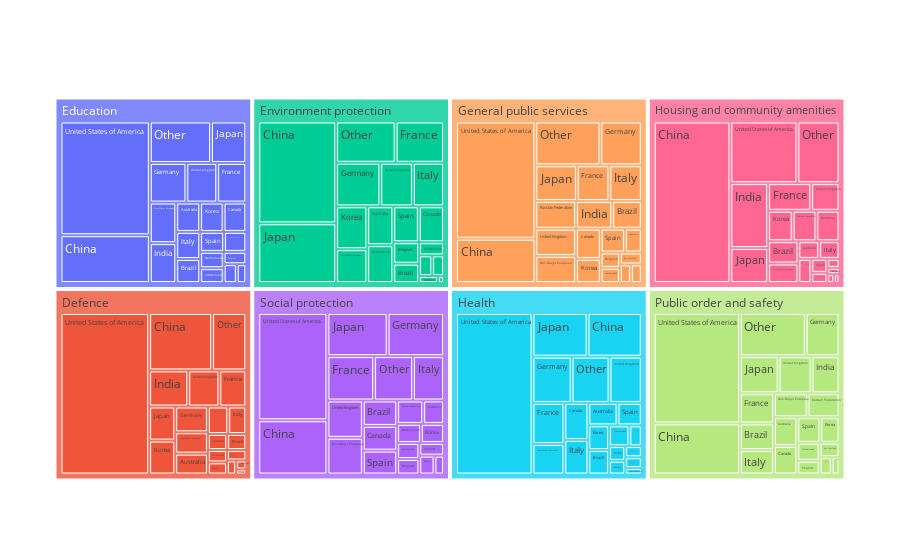

The notebook cell this image was saved under:
### Code cell
fig = px.treemap(sector_rows_df, path=['Sector','Country'], values=0)
# make margins larger and save to svg
fig.update_layout(margin=dict(l=50, r=50, t=75, b=75))

fig.show()

### Figure 1 — Plotly figure (JSON) as saved in the notebook; plotly's stock layout.template omitted (floating-point values rounded to 4 significant figures; data arrays with more than 128 entries replaced by an {"elided": "..."} marker saying what was removed)
{"data": [{"branchvalues": "total", "domain": {"x": [0, 1], "y": [0, 1]}, "hovertemplate": "labels=%{label}<br>0=%{value}<br>parent=%{parent}<br>id=%{id}<extra></extra>", "ids": {"elided": "176 str values"}, "labels": {"elided": "176 str values"}, "name": "", "parents": {"elided": "176 str values"}, "type": "treemap", "values": {"elided": "176 float values"}}], "layout": {"legend": {"tracegroupgap": 0}, "margin": {"b": 75, "l": 50, "r": 50, "t": 75}}}
